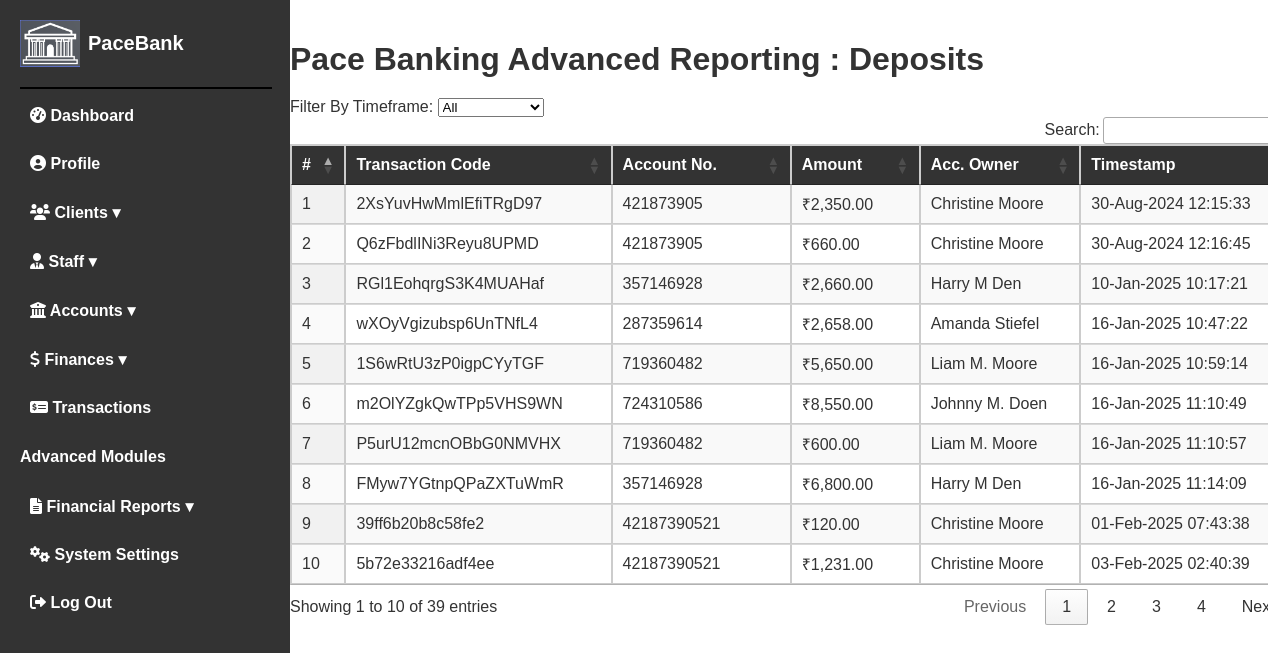
Page /BACKEND/transaction_deposit.php on the committed database.
### tables this page shows
CREATE TABLE `transactions` (
  `tr_id` int(20) NOT NULL,
  `tr_code` varchar(200) NOT NULL,
  `account_id` varchar(200) NOT NULL,
  `acc_name` varchar(200) NOT NULL,
  `account_number` varchar(200) NOT NULL,
  `acc_type` varchar(200) NOT NULL,
  `acc_amount` varchar(200) NOT NULL,
  `tr_type` varchar(200) NOT NULL,
  `tr_status` varchar(200) NOT NULL,
  `client_id` varchar(200) NOT NULL,
  `client_name` varchar(200) NOT NULL,
  `client_national_id` varchar(200) NOT NULL,
  `transaction_amt` varchar(200) NOT NULL,
  `client_phone` varchar(200) NOT NULL,
  `receiving_acc_no` varchar(200) NOT NULL,
  `created_at` timestamp(6) NOT NULL DEFAULT current_timestamp(6) ON UPDATE current_timestamp(6),
  `receiving_acc_name` varchar(200) NOT NULL,
  `receiving_acc_holder` varchar(200) NOT NULL
);

### BACKEND/transaction_deposit.php (the view, shortened to what this page needs)
<!DOCTYPE html>
<html lang="en">
<head>
    <link rel="stylesheet" href="transaction_deposits.css">
    <link rel="stylesheet" href="https://cdn.datatables.net/1.10.25/css/jquery.dataTables.min.css">
    <link rel="stylesheet" href="https://cdn.datatables.net/buttons/1.7.1/css/buttons.dataTables.min.css">
    <link rel="stylesheet" href="https://cdnjs.cloudflare.com/ajax/libs/font-awesome/6.0.0-beta3/css/all.min.css">
</head>
<body>
<?php include "admin_sidebar.php";?>
<div class="main-content">
    <h1>Pace Banking Advanced Reporting : Deposits</h1>
    <div class="filter-container">
        <label for="timeframe">Filter By Timeframe: </label>
        <select id="timeframe">
            <option value="all">All</option>
        </select>
    </div>
    <table id="depositTable" class="display nowrap" style="width:100%">
        <thead>
            <tr>
                <th>#</th>
                <th>Transaction Code</th>
                <th>Account No.</th>
                <th>Amount</th>
                <th>Acc. Owner</th>
                <th>Timestamp</th>
            </tr>
        </thead>
        <tbody>
            <?php
            $mysqli = new mysqli("localhost", "root", "", "banking");
            $sql = "SELECT tr_code, account_number, transaction_amt, acc_name, created_at
                    FROM transactions
                    WHERE tr_type = 'Deposit'";
            $result = $mysqli->query($sql);
            $count = 1;
            if ($result->num_rows > 0) {
                while ($row = $result->fetch_assoc()) {
                    echo "<tr>
                        <td>" . $count++ . "</td>
                        <td>" . $row['tr_code'] . "</td>
                        <td>" . $row['account_number'] . "</td>
                        <td>₹" . number_format($row['transaction_amt'], 2) . "</td>
                        <td>" . $row['acc_name'] . "</td>
                        <td>" . date('d-M-Y H:i:s', strtotime($row['created_at'])) . "</td>
                    </tr>";
                }
            } else {
                echo "<tr><td colspan='6'>No transactions found</td></tr>";
            }
            ?>
        </tbody>
    </table>
</body>
</html>

### BACKEND/transaction_deposits.css (style rules this page uses)
body { margin: 0; font-family: Arial, sans-serif; background-color: #f4f4f4; color: #333; width: 79%; }
.main-content { margin-left:280px; width:100%; min-height: 100vh; background-color: #f8f9fa; overflow-x: auto; }
table { width: 100%; border-collapse: collapse; margin-bottom: 20px; }
table, th, td { border: 1px solid #ccc; }
table th, table td { padding: 12px; text-align: left; }
table th { background-color: #333; color: white; }

### FRONTEND/style.css (style rules this page uses)
body { margin: 0; font-family: Arial, sans-serif; background-color: #f4f4f4; color: #333; }
.main-content { margin-left: 270px; padding: 20px; flex-grow: 1; background-color: #f8f9fa; border-radius: 8px; }
table { width: 100%; border-collapse: collapse; margin-bottom: 20px; }
table, th, td { border: 1px solid #ccc; }
th, td { padding: 10px; text-align: left; }
th { background-color: #f2f2f2; }
tr:nth-child(even) { background-color: #f9f9f9; }
.main-content { flex: 1; padding: 20px; background-color: white; overflow-y: auto; }
.main-content h1 { margin-bottom: 20px; }
.main-content { flex: 1; padding: 20px; overflow-y: auto; background-color: #ffffff; display: flex; flex-direction: column; }

### rows in the picture
transactions: tr_code "2XsYuvHwMmlEfiTRgD97", account_number "421873905", transaction_amt "2,350.00", acc_name "Christine Moore", created_at "30-Aug-2024 12:15:33"
transactions: tr_code "Q6zFbdlINi3Reyu8UPMD", account_number "421873905", transaction_amt "660.00", acc_name "Christine Moore", created_at "30-Aug-2024 12:16:45"
transactions: tr_code "RGl1EohqrgS3K4MUAHaf", account_number "357146928", transaction_amt "2,660.00", acc_name "Harry M Den", created_at "10-Jan-2025 10:17:21"
transactions: tr_code "wXOyVgizubsp6UnTNfL4", account_number "287359614", transaction_amt "2,658.00", acc_name "Amanda Stiefel", created_at "16-Jan-2025 10:47:22"
transactions: tr_code "1S6wRtU3zP0igpCYyTGF", account_number "719360482", transaction_amt "5,650.00", acc_name "Liam M. Moore", created_at "16-Jan-2025 10:59:14"
transactions: tr_code "m2OlYZgkQwTPp5VHS9WN", account_number "724310586", transaction_amt "8,550.00", acc_name "Johnny M. Doen", created_at "16-Jan-2025 11:10:49"
transactions: tr_code "P5urU12mcnOBbG0NMVHX", account_number "719360482", transaction_amt "600.00", acc_name "Liam M. Moore", created_at "16-Jan-2025 11:10:57"
transactions: tr_code "FMyw7YGtnpQPaZXTuWmR", account_number "357146928", transaction_amt "6,800.00", acc_name "Harry M Den", created_at "16-Jan-2025 11:14:09"
transactions: tr_code "39ff6b20b8c58fe2", account_number "42187390521", transaction_amt "120.00", acc_name "Christine Moore", created_at "01-Feb-2025 07:43:38"
transactions: tr_code "5b72e33216adf4ee", account_number "42187390521", transaction_amt "1,231.00", acc_name "Christine Moore", created_at "03-Feb-2025 02:40:39"
